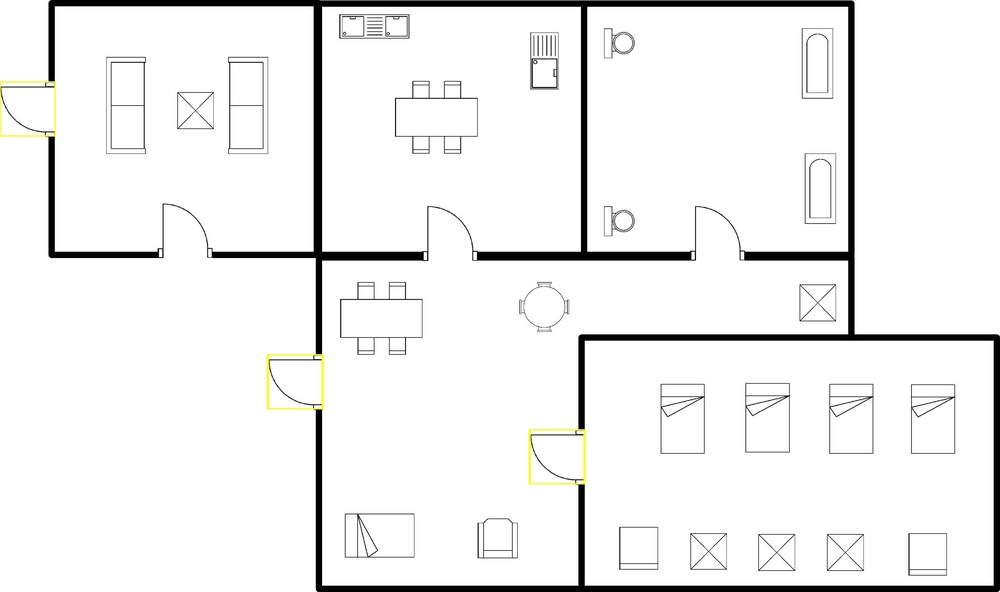
#> input picture 4_Template Matching/Cat35_1_tm1.jpg, 1000 x 592 px, shrunk from 2372 x 1404 before the run, found by its file name
$ python TM2.py
#> lines starting #> are read from the running program, lines starting #| are printed output that depends on the picture; after the words box and inside, x2 and y2 are one past the last pixel; in counts of white or black regions, pixels touching at a corner belong together
import cv2
import numpy as np

img_rgb = cv2.imread('cat35_1_tm1.jpg')
#> img_rgb is the input picture: shape (592, 1000, 3); mean B, G, R 239.6, 239.9, 240
img_gray = cv2.cvtColor(img_rgb, cv2.COLOR_BGR2GRAY)

template = cv2.imread('template2.jpg',0)
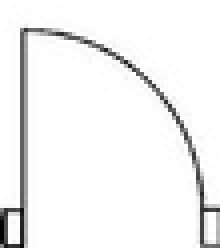
#> input picture 4_Template Matching/template2.jpg, 55 x 62 px, shrunk from 131 x 147 before the run (shown 4 times larger)
#> template is the input picture: shape (62, 55); min 0, max 255, mean 242.6
w, h = template.shape[::-1]
#> w = 55; h = 62

res = cv2.matchTemplate(img_gray,template,cv2.TM_CCOEFF_NORMED)
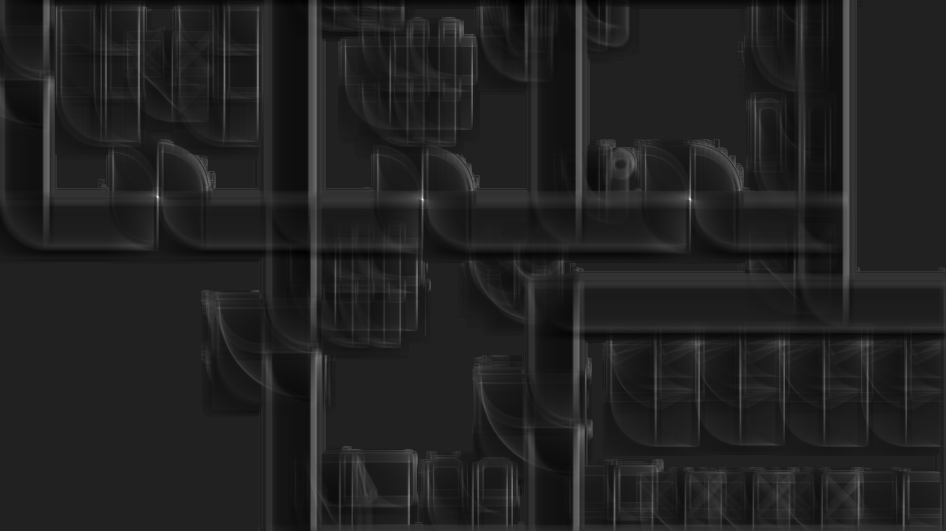
#> res: shape (531, 946) float32; min -0.149, max 0.987, mean 0.00149; drawn with min black and max white
threshold = 0.8
loc = np.where( res >= threshold)
#> loc = ([196, 197, 199, 199], [157, 157, 422, 690])

for pt in zip(*loc[::-1]):
    cv2.rectangle(img_rgb, pt, (pt[0] + w, pt[1] + h), (0,255,255), 2)
#> this loop made 4 passes
#> pt on passes 1 to 4: (157, 196), (157, 197), (422, 199), (690, 199)
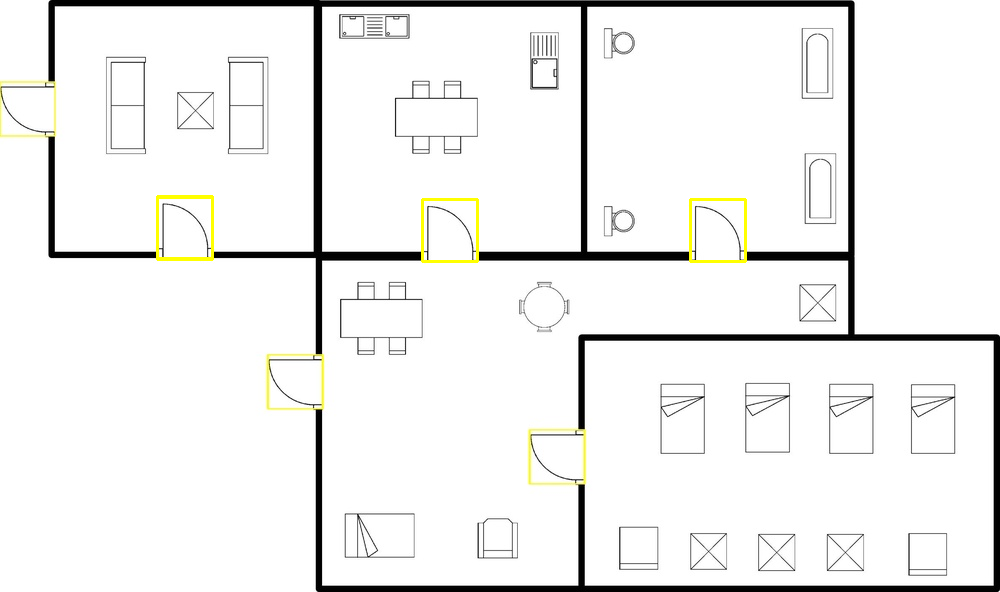
#> img_rgb: shape (592, 1000, 3); 0.37% of pixels changed, all inside (x1, y1, x2, y2) = (156, 195, 747, 263)

cv2.imshow('Detected',img_rgb)
cv2.imwrite('Cat35_1_tm2.jpg',img_rgb)
